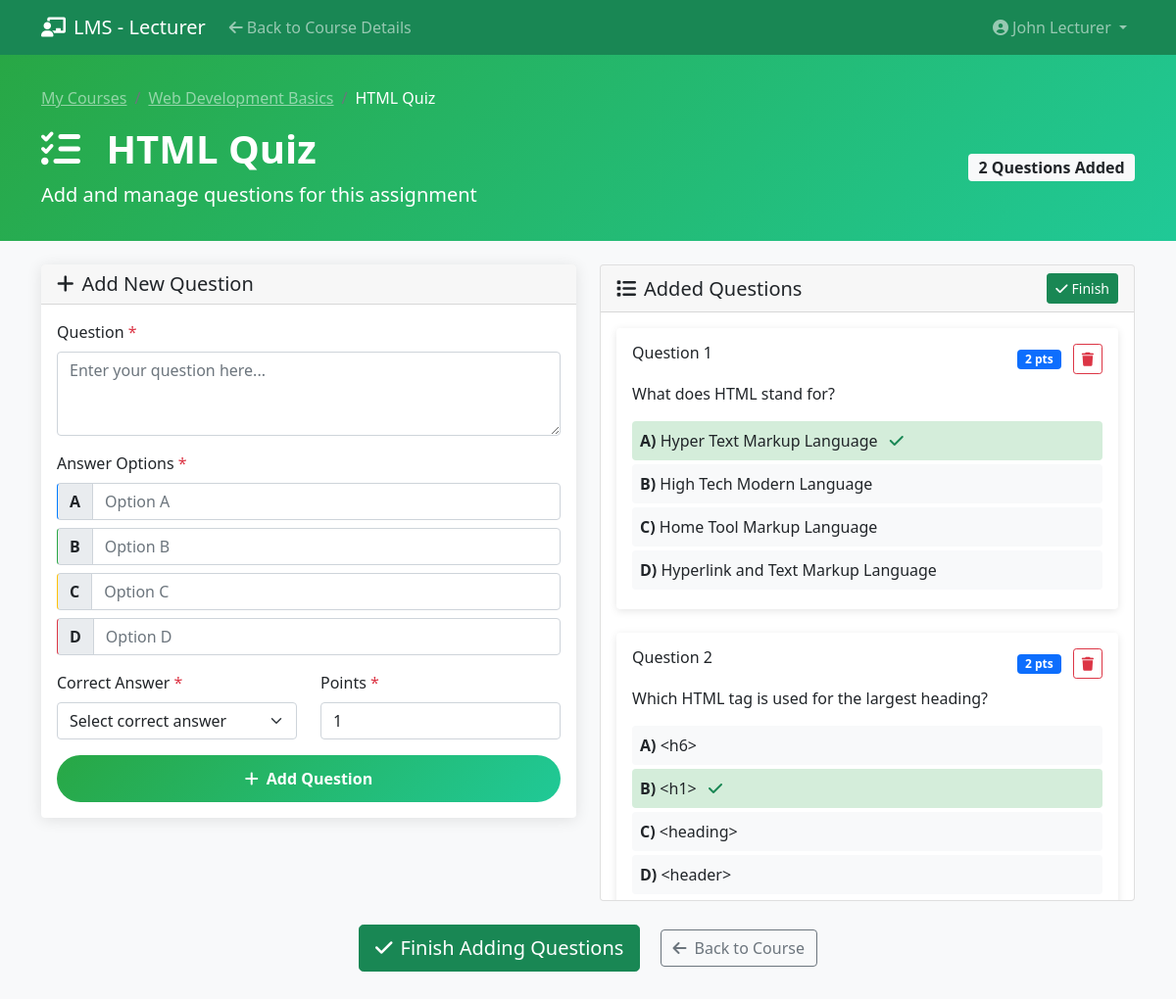
The app's page /lecturer/add_questions.php?material_id=3 (signed in) with its own data.
### tables this page shows
CREATE TABLE users (
    id INT AUTO_INCREMENT PRIMARY KEY,
    username VARCHAR(50) UNIQUE NOT NULL,
    email VARCHAR(100) UNIQUE NOT NULL,
    password VARCHAR(255) NOT NULL,
    full_name VARCHAR(100) NOT NULL,
    role ENUM('student', 'lecturer', 'admin') NOT NULL,
    avatar VARCHAR(255) DEFAULT 'default-avatar.png',
    created_at TIMESTAMP DEFAULT CURRENT_TIMESTAMP,
    updated_at TIMESTAMP DEFAULT CURRENT_TIMESTAMP ON UPDATE CURRENT_TIMESTAMP
);

CREATE TABLE materials (
    id INT AUTO_INCREMENT PRIMARY KEY,
    course_id INT NOT NULL,
    title VARCHAR(200) NOT NULL,
    content TEXT NOT NULL,
    material_type ENUM('lesson', 'assignment', 'exam', 'pdf', 'link') NOT NULL,
    file_path VARCHAR(255) DEFAULT NULL,
    file_size INT DEFAULT NULL,
    file_type VARCHAR(50) DEFAULT NULL,
    external_link VARCHAR(500) DEFAULT NULL,
    order_index INT NOT NULL,
    created_at TIMESTAMP DEFAULT CURRENT_TIMESTAMP,
    FOREIGN KEY (course_id) REFERENCES courses(id) ON DELETE CASCADE
);

CREATE TABLE courses (
    id INT AUTO_INCREMENT PRIMARY KEY,
    title VARCHAR(200) NOT NULL,
    description TEXT NOT NULL,
    lecturer_id INT NOT NULL,
    thumbnail VARCHAR(255) DEFAULT 'default-course.jpg',
    status ENUM('active', 'inactive') DEFAULT 'active',
    created_at TIMESTAMP DEFAULT CURRENT_TIMESTAMP,
    updated_at TIMESTAMP DEFAULT CURRENT_TIMESTAMP ON UPDATE CURRENT_TIMESTAMP,
    FOREIGN KEY (lecturer_id) REFERENCES users(id) ON DELETE CASCADE
);

CREATE TABLE questions (
    id INT AUTO_INCREMENT PRIMARY KEY,
    material_id INT NOT NULL,
    question_text TEXT NOT NULL,
    option_a VARCHAR(500) NOT NULL,
    option_b VARCHAR(500) NOT NULL,
    option_c VARCHAR(500) NOT NULL,
    option_d VARCHAR(500) NOT NULL,
    correct_answer ENUM('A', 'B', 'C', 'D') NOT NULL,
    points INT DEFAULT 1,
    FOREIGN KEY (material_id) REFERENCES materials(id) ON DELETE CASCADE
);

### config/config.php (called while the page is built, shortened)
<?php
try {
    $pdo = new PDO("mysql:host=" . DB_HOST . ";dbname=" . DB_NAME, DB_USERNAME, DB_PASSWORD);
    $pdo->setAttribute(PDO::ATTR_ERRMODE, PDO::ERRMODE_EXCEPTION);
    $pdo->setAttribute(PDO::ATTR_DEFAULT_FETCH_MODE, PDO::FETCH_ASSOC);
} catch(PDOException $e) {
    die("Connection failed: " . $e->getMessage());
}
function isLoggedIn() {
    return isset($_SESSION['user_id']);
}
function getCurrentUser() {
    global $pdo;
    $stmt = $pdo->prepare("SELECT * FROM users WHERE id = ?");
    $stmt->execute([$_SESSION['user_id']]);
    return $stmt->fetch();
}
?>

### lecturer/add_questions.php (the view, shortened to what this page needs)
<?php
require_once '../config/config.php';
$user = getCurrentUser();
$material_id = isset($_GET['material_id']) ? (int)$_GET['material_id'] : 0;
$stmt = $pdo->prepare("
    SELECT m.*, c.title as course_title, c.id as course_id
    FROM materials m
    JOIN courses c ON m.course_id = c.id
    WHERE m.id = ? AND c.lecturer_id = ? AND m.material_type IN ('assignment', 'exam')
");
$stmt->execute([$material_id, $user['id']]);
$material = $stmt->fetch();
$stmt = $pdo->prepare("SELECT * FROM questions WHERE material_id = ? ORDER BY id ASC");
$stmt->execute([$material_id]);
$questions = $stmt->fetchAll();
?>
<!DOCTYPE html>
<html lang="en">
<head>
    <link href="https://cdn.jsdelivr.net/npm/bootstrap@5.1.3/dist/css/bootstrap.min.css" rel="stylesheet">
    <link href="https://cdnjs.cloudflare.com/ajax/libs/font-awesome/6.0.0/css/all.min.css" rel="stylesheet">
</head>
<body class="bg-light">
    <nav class="navbar navbar-expand-lg navbar-dark bg-success">
        <div class="container">
            <a class="navbar-brand" href="dashboard.php">
                <i class="fas fa-chalkboard-teacher me-2"></i>LMS - Lecturer
            </a>
            <div class="navbar-nav me-auto">
                <a class="nav-link" href="course_details.php?id=<?php echo $material['course_id']; ?>">
                    <i class="fas fa-arrow-left me-1"></i>Back to Course Details
                </a>
            </div>
            <div class="navbar-nav">
                <div class="nav-item dropdown">
                    <a class="nav-link dropdown-toggle" href="#" id="navbarDropdown" role="button" data-bs-toggle="dropdown">
                        <i class="fas fa-user-circle me-1"></i><?php echo htmlspecialchars($user['full_name']); ?>
                    </a>
                </div>
            </div>
        </div>
    </nav>
    <section class="questions-header">
        <div class="container">
            <nav aria-label="breadcrumb" class="mb-3">
                <ol class="breadcrumb">
                    <li class="breadcrumb-item"><a href="dashboard.php" class="text-white-50">My Courses</a></li>
                    <li class="breadcrumb-item"><a href="course_details.php?id=<?php echo $material['course_id']; ?>" class="text-white-50"><?php echo htmlspecialchars($material['course_title']); ?></a></li>
                    <li class="breadcrumb-item active text-white"><?php echo htmlspecialchars($material['title']); ?></li>
                </ol>
            </nav>
            <div class="row align-items-center">
                <div class="col-md-8">
                    <h1 class="display-6 fw-bold mb-2">
                        <?php if ($material['material_type'] === 'assignment'): ?>
                            <i class="fas fa-tasks me-3"></i>
                        <?php else: ?>
                            <i class="fas fa-clipboard-check me-3"></i>
                        <?php endif; ?>
                        <?php echo htmlspecialchars($material['title']); ?>
                    </h1>
                    <p class="lead mb-0">Add and manage questions for this <?php echo $material['material_type']; ?></p>
                </div>
                <div class="col-md-4 text-end">
                    <span class="badge bg-light text-dark fs-6">
                        <?php echo count($questions); ?> Questions Added
                    </span>
                </div>
            </div>
        </div>
    </section>
    <div class="container mt-4 mb-5">
        <div class="row">
            <div class="col-lg-6">
                <div class="card form-card">
                    <div class="card-header">
                        <h5 class="mb-0"><i class="fas fa-plus me-2"></i>Add New Question</h5>
                    </div>
                    <div class="card-body">
                        <form method="POST">
                            <div class="mb-3">
                                <label for="question_text" class="form-label">Question <span class="text-danger">*</span></label>
                                <textarea class="form-control" id="question_text" name="question_text" rows="3"
                                          placeholder="Enter your question here..." required></textarea>
                            </div>
                            <div class="mb-3">
                                <label class="form-label">Answer Options <span class="text-danger">*</span></label>
                                <div class="mb-2">
                                    <div class="input-group">
                                        <span class="input-group-text option-a"><strong>A</strong></span>
                                        <input type="text" class="form-control" name="option_a" placeholder="Option A" required>
                                    </div>
                                </div>
                                <div class="mb-2">
                                    <div class="input-group">
                                        <span class="input-group-text option-b"><strong>B</strong></span>
                                        <input type="text" class="form-control" name="option_b" placeholder="Option B" required>
                                    </div>
                                </div>
                                <div class="mb-2">
                                    <div class="input-group">
                                        <span class="input-group-text option-c"><strong>C</strong></span>
                                        <input type="text" class="form-control" name="option_c" placeholder="Option C" required>
                                    </div>
                                </div>
                                <div class="mb-3">
                                    <div class="input-group">
                                        <span class="input-group-text option-d"><strong>D</strong></span>
                                        <input type="text" class="form-control" name="option_d" placeholder="Option D" required>
                                    </div>
                                </div>
                            </div>
                            <div class="row mb-3">
                                <div class="col-md-6">
                                    <label for="correct_answer" class="form-label">Correct Answer <span class="text-danger">*</span></label>
                                    <select class="form-select" id="correct_answer" name="correct_answer" required>
                                        <option value="">Select correct answer</option>
                                    </select>
                                </div>
                                <div class="col-md-6">
                                    <label for="points" class="form-label">Points <span class="text-danger">*</span></label>
                                    <input type="number" class="form-control" id="points" name="points" min="1" max="10" value="1" required>
                                </div>
                            </div>
                            <button type="submit" name="add_question" class="btn btn-add-question w-100">
                                <i class="fas fa-plus me-2"></i>Add Question
                            </button>
                        </form>
                    </div>
                </div>
            </div>
            <div class="col-lg-6">
                <div class="card">
                    <div class="card-header d-flex justify-content-between align-items-center">
                        <h5 class="mb-0"><i class="fas fa-list me-2"></i>Added Questions</h5>
                        <?php if (!empty($questions)): ?>
                            <a href="course_details.php?id=<?php echo $material['course_id']; ?>" class="btn btn-success btn-sm">
                                <i class="fas fa-check me-1"></i>Finish
                            </a>
                        <?php endif; ?>
                    </div>
                    <div class="card-body" style="max-height: 600px; overflow-y: auto;">
                        <?php if (empty($questions)): ?>
                            <div class="text-center py-4">
                                <i class="fas fa-question-circle fa-3x text-muted mb-3"></i>
                                <h6 class="text-muted">No Questions Added</h6>
                                <p class="text-muted mb-0">Start adding questions using the form on the left.</p>
                            </div>
                        <?php else: ?>
                            <?php foreach ($questions as $index => $question): ?>
                                <div class="question-card card">
                                    <div class="card-body">
                                        <div class="d-flex justify-content-between align-items-start mb-2">
                                            <h6 class="card-title">Question <?php echo $index + 1; ?></h6>
                                            <div>
                                                <span class="badge bg-primary"><?php echo $question['points']; ?> pts</span>
                                                <form method="POST" class="d-inline" onsubmit="return confirm('Are you sure you want to delete this question?');">
                                                    <button type="submit" name="delete_question" class="btn btn-sm btn-outline-danger ms-2">
                                                        <i class="fas fa-trash"></i>
                                                    </button>
                                                </form>
                                            </div>
                                        </div>
                                        <p class="card-text mb-3"><?php echo htmlspecialchars($question['question_text']); ?></p>
                                        <div class="options">
                                            <div class="mb-1 p-2 rounded <?php echo $question['correct_answer'] === 'A' ? 'correct-answer' : 'bg-light'; ?>">
                                                <strong>A)</strong> <?php echo htmlspecialchars($question['option_a']); ?>
                                                <?php if ($question['correct_answer'] === 'A'): ?>
                                                    <i class="fas fa-check text-success ms-2"></i>
                                                <?php endif; ?>
                                            </div>
                                            <div class="mb-1 p-2 rounded <?php echo $question['correct_answer'] === 'B' ? 'correct-answer' : 'bg-light'; ?>">
                                                <strong>B)</strong> <?php echo htmlspecialchars($question['option_b']); ?>
                                                <?php if ($question['correct_answer'] === 'B'): ?>
                                                    <i class="fas fa-check text-success ms-2"></i>
                                                <?php endif; ?>
                                            </div>
                                            <div class="mb-1 p-2 rounded <?php echo $question['correct_answer'] === 'C' ? 'correct-answer' : 'bg-light'; ?>">
                                                <strong>C)</strong> <?php echo htmlspecialchars($question['option_c']); ?>
                                            </div>
                                            <div class="mb-1 p-2 rounded <?php echo $question['correct_answer'] === 'D' ? 'correct-answer' : 'bg-light'; ?>">
                                                <strong>D)</strong> <?php echo htmlspecialchars($question['option_d']); ?>
                                            </div>
                                        </div>
                                    </div>
                                </div>
                            <?php endforeach; ?>
                        <?php endif; ?>
                    </div>
                </div>
            </div>
        </div>
        <div class="text-center mt-4">
            <?php if (!empty($questions)): ?>
                <a href="course_details.php?id=<?php echo $material['course_id']; ?>" class="btn btn-success btn-lg me-3">
                    <i class="fas fa-check me-2"></i>Finish Adding Questions
                </a>
            <?php endif; ?>
            <a href="course_details.php?id=<?php echo $material['course_id']; ?>" class="btn btn-outline-secondary">
                <i class="fas fa-arrow-left me-2"></i>Back to Course
            </a>
        </div>
    </div>
</body>
</html>

### lecturer/add_questions.php (style rules this page uses)
.questions-header { background: linear-gradient(135deg, #28a745 0%, #20c997 100%); color: white; padding: 2rem 0; }
.form-card { border: none; box-shadow: 0 2px 15px rgba(0,0,0,0.1); }
.question-card { border: none; box-shadow: 0 2px 8px rgba(0,0,0,0.1); margin-bottom: 1.5rem; }
.option-a { border-left-color: #007bff; }
.option-b { border-left-color: #28a745; }
.option-c { border-left-color: #ffc107; }
.option-d { border-left-color: #dc3545; }
.correct-answer { background-color: #d4edda; border-color: #c3e6cb; }
.btn-add-question { background: linear-gradient(135deg, #28a745 0%, #20c997 100%); border: none; color: white; padding: 12px 30px; border-radius: 25px; font-weight: 600; transition: all 0.3s; }

### records on screen
users: full_name "John Lecturer"
materials: course.title "Web Development Basics", title "HTML Quiz", material_type "assignment"
questions: points "2", question_text "What does HTML stand for?", option_a "Hyper Text Markup Language", option_b "High Tech Modern Language", option_c "Home Tool Markup Language", option_d "Hyperlink and Text Markup Language"
questions: points "2", question_text "Which HTML tag is used for the largest heading?", option_a "<h6>", option_b "<h1>", option_c "<heading>", option_d "<header>"

### other values on screen
count($questions) "2"
